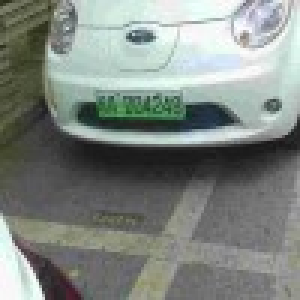
#> input picture test.jpg, 100 x 100 px (shown 3 times larger)
$ python test.py
#> lines starting #> are read from the running program, lines starting #| are printed output that depends on the picture
from PIL import Image
import numpy as np

# 打开图片
image = Image.open('test.jpg')
#> image is the input picture: PIL image 100x100 RGB; mean R, G, B 128.1, 135.2, 129.9

# 将图片转换为RGB模式（如果它不是RGB模式）
image = image.convert('RGB')

# 将图片转换为NumPy数组
image_array = np.array(image)

# 将RGB888格式转换为RGB444格式
rgb444_image_array = np.round(image_array / 16).clip(0, 15).astype(np.uint8)
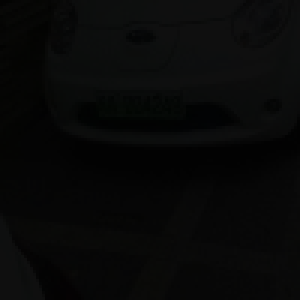
#> rgb444_image_array: shape (100, 100, 3) (shown 3 times larger); mean R, G, B 8.01, 8.43, 8.1

# 重新转为rgb888
rgb888_image_array = rgb444_image_array * 16

# 创建一个Pillow图像对象
image = Image.fromarray(rgb888_image_array)

# 保存图像为rst.jpg
image.save('rst.jpg')

print(rgb444_image_array.shape)
#| (100, 100, 3)
